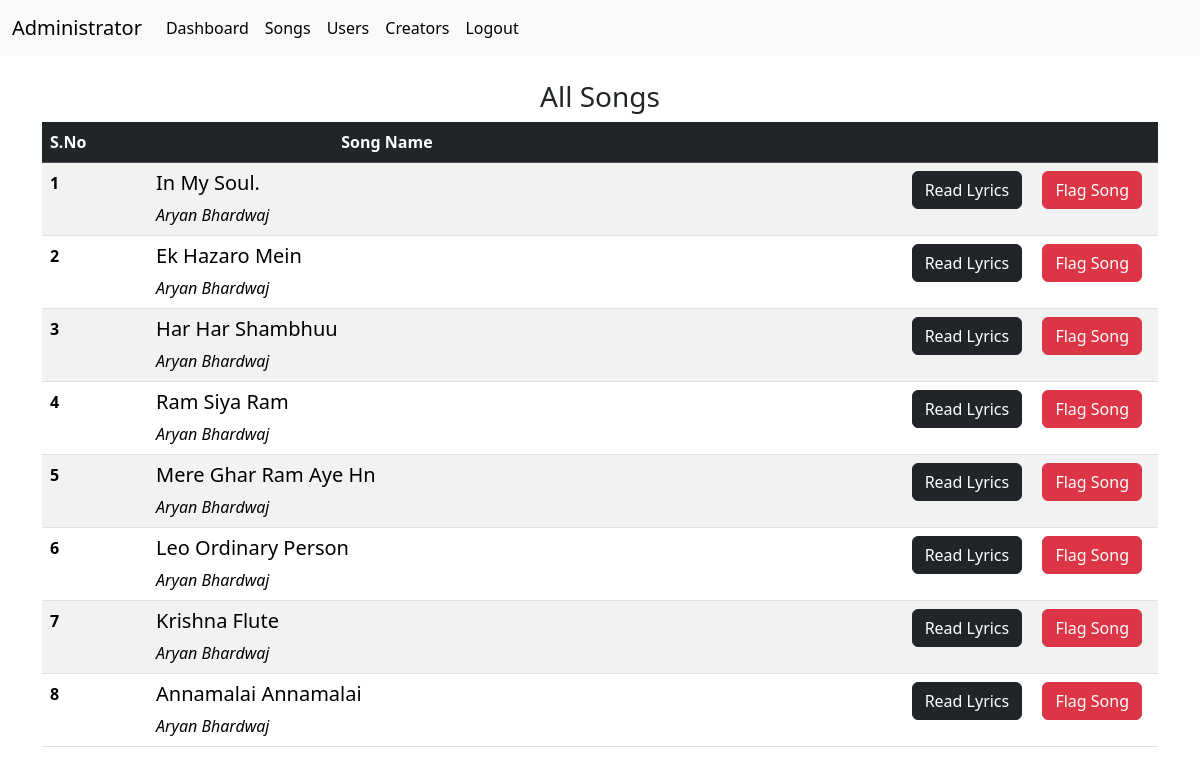
Page /all_songs (signed in) on the committed database.
### website/models.py (models this page shows)
class Song(db.Model):
    __tablename__ = 'song'
    id = db.Column(db.Integer, primary_key=True, autoincrement=True)
    title = db.Column(db.String(255), nullable=False)
    artist_id = db.Column(db.Integer, db.ForeignKey('user.id'), nullable=False)
    release_date = db.Column(db.Date, nullable=False)
    genre = db.Column(db.String(50), nullable=False)
    album_id = db.Column(db.Integer, db.ForeignKey('album.id'))
    file_path = db.Column(db.String(255), nullable=False)
    lyrics = db.Column(db.Text)
    upload_date = db.Column(db.DateTime(timezone=True), default=func.now())
    playlists = relationship('Playlist', secondary='playlist_songs', back_populates='songs', lazy=True)
    ratings = relationship('Rating', back_populates='song', lazy=True)
    album = db.relationship('Album',secondary='album_songs', back_populates='songs', lazy=True)
    artist = db.relationship('User', back_populates='songs', lazy=True)
    is_flagged = db.Column(db.Boolean, default=False)

class User(db.Model, UserMixin):
    __tablename__ = 'user'
    id = db.Column(db.Integer, primary_key=True, autoincrement=True)
    firstname = db.Column(db.String(80), nullable=False)
    lastname = db.Column(db.String(80), nullable=False)
    email = db.Column(db.String(120), unique=True, nullable=False)
    password = db.Column(db.String(256), nullable=False)
    user_type = db.Column(db.String(80), nullable=False)
    is_blacklisted = db.Column(db.Boolean, default=False)
    registration_date = db.Column(
        db.DateTime(timezone=True), default=func.now())
    songs = relationship('Song', back_populates='artist', lazy=True)
    albums = relationship('Album', back_populates='artist', lazy=True)
    ratings = relationship('Rating', back_populates='user', lazy=True)

### website/controllers.py (the view)
@controllers.route('/all_songs')
@login_required
def all_songs():
    all_songs = Song.query.all()
    return render_template('all_songs.html', admin=current_user, all_songs=all_songs)

### website/__init__.py (called while the page is built)
def create_app():
    app = Flask(__name__)
    app.config['SECRET_KEY'] = 'sjhfsdfkisjfdisnmf'
    app.config['SQLALCHEMY_DATABASE_URI'] = f'sqlite:///{DATABASE_NAME}'
    db.init_app(app)
    from .controllers import controllers
    from .auth import auth
    from .models import User
    app.register_blueprint(controllers, url_prefix='/')
    app.register_blueprint(auth, url_prefix='/')
    if not path.exists('instance/' + DATABASE_NAME):
        with app.app_context():
            db.create_all()
    login_manager = LoginManager()
    login_manager.login_view = 'auth.login'
    login_manager.init_app(app)
    @login_manager.user_loader
    def load_user(id):
        return User.query.get(int(id))
    return app

### website/templates/all_songs.html (shortened to what this page needs)
{% extends 'admin_base.html' %}
{% block content %}
<div class="container">
  <h3 class="text-center">All Songs</h3>
  <table class="table table-striped table-hover">
    <thead class="table-dark">
      <tr>
        <th scope="col">S.No</th>
        <th class="text-center" scope="col">Song Name</th>
        <th scope="col"></th>
      </tr>
    </thead>
    <tbody>
      {% for song in all_songs %}
      <tr>
        <th scope="row">{{ loop.index }}</th>
        <td class="col">
          <h5>{{ song.title }}</h5><em>{{ song.artist.firstname }} {{ song.artist.lastname }}</em>
        </td>
        <td class="col text-end">
          <a href="{{url_for('controllers.read_lyrics', song_id=song.id)}}" class="btn btn-dark mx-2">Read Lyrics</a>
          <a href="{{url_for('controllers.flag_song', song_id = song.id)}}" class="btn btn-danger mx-2 ">Flag Song</a>
        </td>
      </tr>
      {% endfor %}
    </tbody>
  </table>
  {% endblock content %}

### rows in the picture
Song: title "In My Soul.", artist.firstname "Aryan", artist.lastname "Bhardwaj"
Song: title "Ek Hazaro Mein", artist.firstname "Aryan", artist.lastname "Bhardwaj"
Song: title "Har Har Shambhuu", artist.firstname "Aryan", artist.lastname "Bhardwaj"
Song: title "Ram Siya Ram", artist.firstname "Aryan", artist.lastname "Bhardwaj"
Song: title "Mere Ghar Ram Aye Hn", artist.firstname "Aryan", artist.lastname "Bhardwaj"
Song: title "Leo Ordinary Person", artist.firstname "Aryan", artist.lastname "Bhardwaj"
Song: title "Krishna Flute", artist.firstname "Aryan", artist.lastname "Bhardwaj"
Song: title "Annamalai Annamalai", artist.firstname "Aryan", artist.lastname "Bhardwaj"
